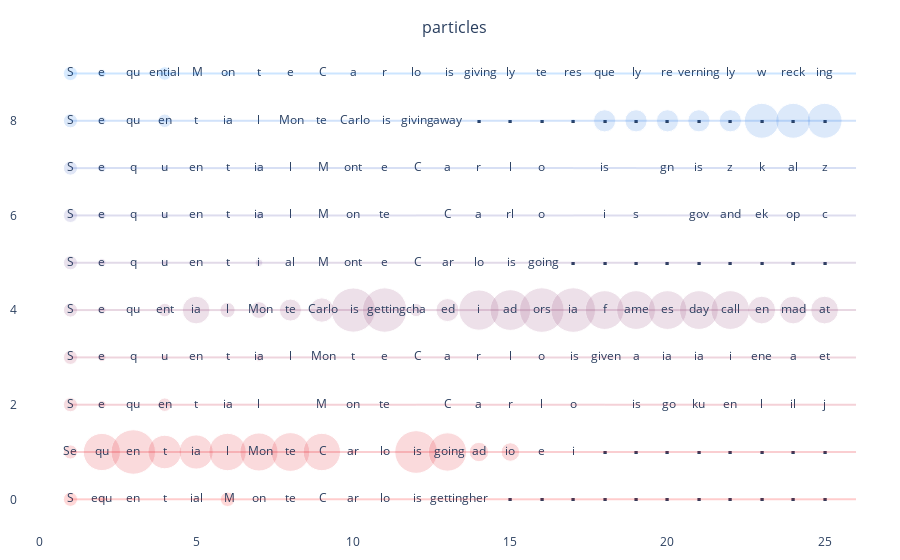

The cell this chart's notebook holds for it:
### Code cell
particles1.record.plotly()
